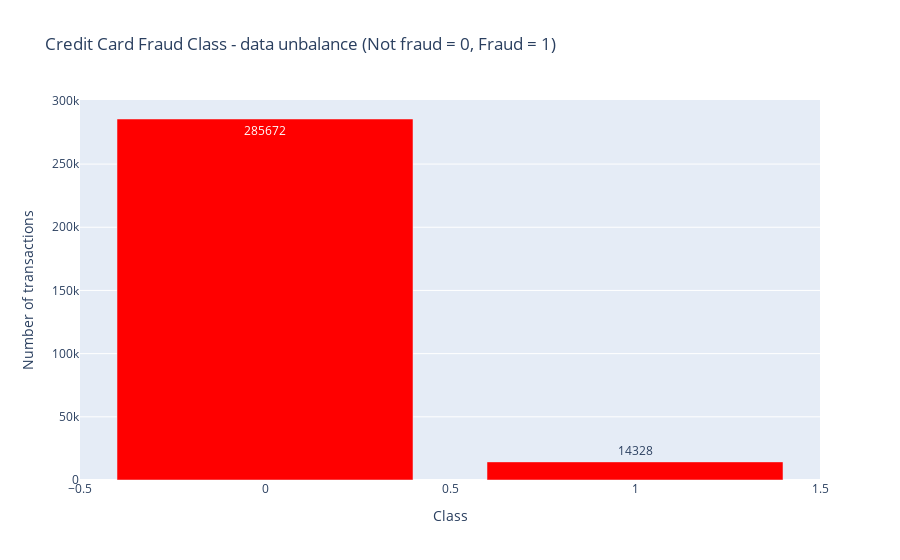

The notebook cell this image was saved under:
### Code cell
temp = data_df["Class"].value_counts()
df = pd.DataFrame({'Class': temp.index,'values': temp.values})

trace = go.Bar(
    x = df['Class'],y = df['values'],
    name="Credit Card Fraud Class - data unbalance (Not fraud = 0, Fraud = 1)",
    marker=dict(color="Red"),
    text=df['values']
)
data = [trace]
layout = dict(title = 'Credit Card Fraud Class - data unbalance (Not fraud = 0, Fraud = 1)',
          xaxis = dict(title = 'Class', showticklabels=True), 
          yaxis = dict(title = 'Number of transactions'),
          hovermode = 'closest',width=600
         )
fig = dict(data=data, layout=layout)
iplot(fig, filename='class')

### Figure 1 — Plotly figure (JSON) as saved in the notebook; plotly's stock layout.template omitted (floating-point values rounded to 4 significant figures)
{"data": [{"marker": {"color": "Red"}, "name": "Credit Card Fraud Class - data unbalance (Not fraud = 0, Fraud = 1)", "text": ["285672", "14328"], "type": "bar", "x": [0, 1], "y": [285672, 14328]}], "layout": {"hovermode": "closest", "title": {"text": "Credit Card Fraud Class - data unbalance (Not fraud = 0, Fraud = 1)"}, "xaxis": {"showticklabels": true, "title": {"text": "Class"}, "type": "linear", "range": [-0.5, 1.5], "autorange": true}, "yaxis": {"title": {"text": "Number of transactions"}, "type": "linear", "range": [0, 300700.0], "autorange": true}, "autosize": true}}
